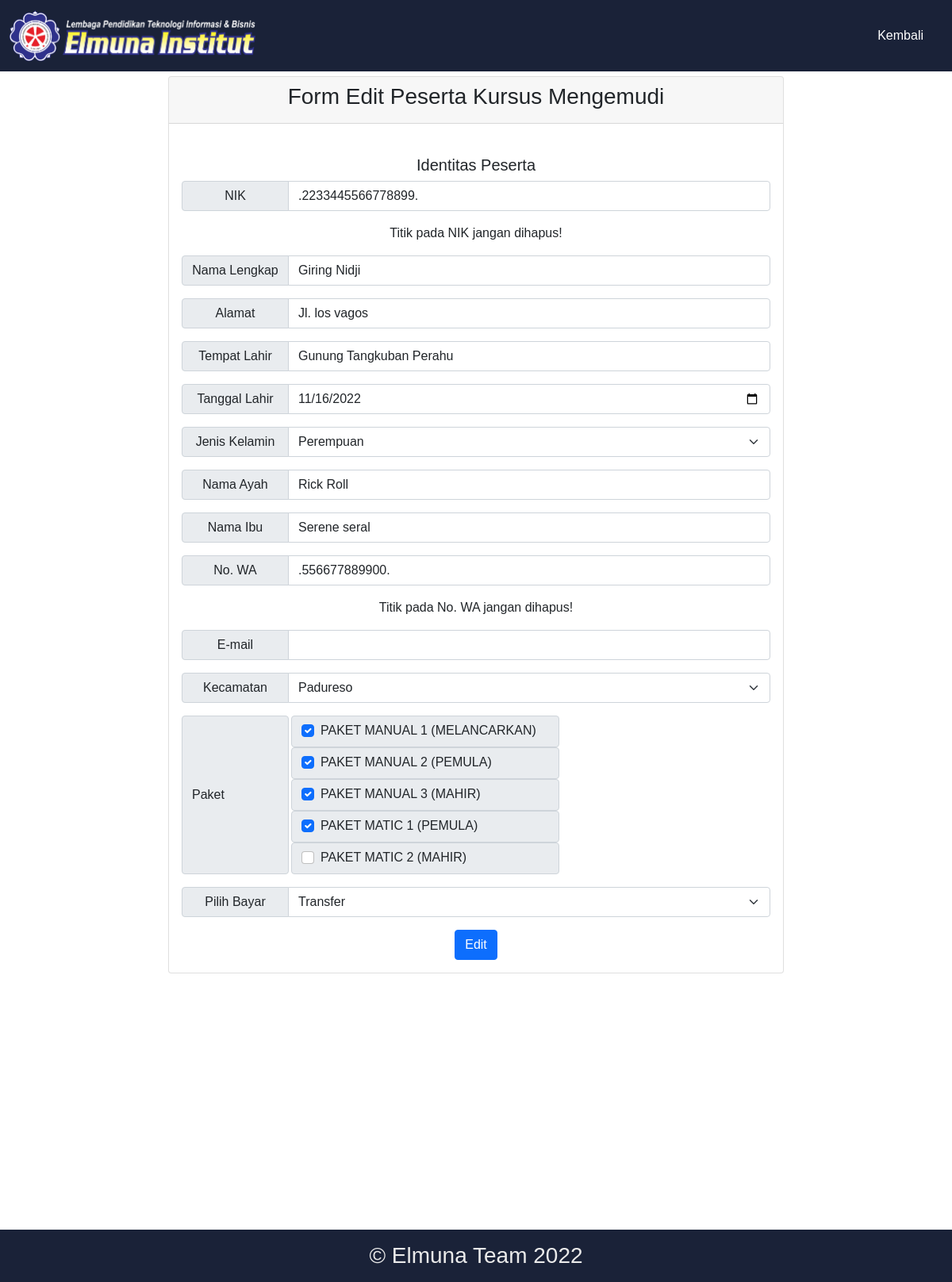
Page /form_edit_mengemudi.php?id=42 on the committed database.
### tables this page shows
CREATE TABLE `daftar_mengemudi` (
  `id` int(11) NOT NULL,
  `nik` varchar(100) NOT NULL,
  `nama` varchar(100) NOT NULL,
  `alamat` varchar(100) NOT NULL,
  `tempat_lahir` varchar(100) NOT NULL,
  `tanggal_lahir` varchar(100) NOT NULL,
  `jk` varchar(100) NOT NULL,
  `nama_ayah` varchar(100) NOT NULL,
  `nama_ibu` varchar(100) NOT NULL,
  `telepon` varchar(100) NOT NULL,
  `email` varchar(100) NOT NULL,
  `kecamatan` varchar(100) NOT NULL,
  `paket` text NOT NULL,
  `pilih_bayar` varchar(100) NOT NULL,
  `tanggal_upload` timestamp NOT NULL DEFAULT current_timestamp() ON UPDATE current_timestamp()
);

### form_edit_mengemudi.php (the view, shortened to what this page needs)
<?php
include 'koneksi.php';
$data_edit = mysqli_query($conn, "SELECT * FROM daftar_mengemudi WHERE id = '" . $_GET['id'] . "'");
$result = mysqli_fetch_array($data_edit);
$datapaket = explode(', ', $result['paket']);
?>
<!DOCTYPE html>
<html lang="en">
<head>
    <link href="https://cdn.jsdelivr.net/npm/bootstrap@5.0.2/dist/css/bootstrap.min.css" rel="stylesheet">
</head>
<body>
    <header>
        <nav class="navbar navbar-expand-md navbar-dark fixed-top" style="background-color: #1A2238;">
            <div class="container-fluid">
                <a class="navbar-brand" href="index.php" style="margin-left: auto; margin-right: auto;">
                    <img src="assets/foto/elmuna.png" alt="" width="310,25px" height="64,25px">
                </a>
                <div class="collapse navbar-collapse" id="navbarSupportedContent">
                    <ul class="navbar-nav ms-auto mb-2 mb-lg-0">
                        <li class="nav-item mx-3">
                            <a class="nav-link active" href="data_peserta_mengemudi">Kembali</a>
                        </li>
                    </ul>
                </div>
            </div>
        </nav>
    </header>
    <br><br><br><br>
    <div class="container">
        <div class="card">
            <div class="card-header">
                <center>
                    <h3>Form Edit Peserta Kursus Mengemudi</h3>
                </center>
            </div>
            <br>
            <div class="card-body">
                <form action="" method="post">
                    <center>
                        <h5>Identitas Peserta</h5>
                    </center>
                    <div class="input-group mb-3">
                        <span class="input-group-text" style="width: 135px; justify-content:center;">
                            <center>NIK</center>
                        </span>
                        <input type="text" class="form-control" name="nik" value="<?php echo $result['nik'] ?>" required>
                    </div>
                    <center>
                        <p>Titik pada NIK jangan dihapus!</p>
                    </center>
                    <div class="input-group mb-3">
                        <span class="input-group-text" style="width: 135px; justify-content:center;">
                            <center>Nama Lengkap</center>
                        </span>
                        <input type="text" class="form-control" name="nama" value="<?php echo $result['nama'] ?>" required>
                    </div>
                    <div class="input-group mb-3">
                        <span class="input-group-text" style="width: 135px; justify-content:center;">
                            <center>Alamat</center>
                        </span>
                        <input type="text" class="form-control" name="alamat" value="<?php echo $result['alamat'] ?>" required>
                    </div>
                    <div class="input-group mb-3">
                        <span class="input-group-text" style="width: 135px; justify-content:center;">
                            <center>Tempat Lahir</center>
                        </span>
                        <input type="text" class="form-control" name="tempat_lahir" value="<?php echo $result['tempat_lahir'] ?>" required>
                    </div>
                    <div class="input-group mb-3">
                        <span class="input-group-text" style="width: 135px; justify-content:center;">
                            <center>Tanggal Lahir</center>
                        </span>
                        <input type="date" class="form-control" name="tanggal_lahir" value="<?php echo $result['tanggal_lahir'] ?>" required>
                    </div>
                    <div class="input-group mb-3">
                        <span class="input-group-text" style="width: 135px; justify-content:center;">
                            <center>Jenis Kelamin</center>
                        </span>
                        <select class="form-select" aria-label="Default select example" name="jk">
                            <option><?php echo $result['jk'] ?></option>
                        </select>
                    </div>
                    <div class="input-group mb-3">
                        <span class="input-group-text" style="width: 135px; justify-content:center;">
                            <center>Nama Ayah</center>
                        </span>
                        <input type="text" class="form-control" name="nama_ayah" value="<?php echo $result['nama_ayah'] ?>" required>
                    </div>
                    <div class="input-group mb-3">
                        <span class="input-group-text" style="width: 135px; justify-content:center;">
                            <center>Nama Ibu</center>
                        </span>
                        <input type="text" class="form-control" name="nama_ibu" value="<?php echo $result['nama_ibu'] ?>" required>
                    </div>
                    <div class="input-group mb-3">
                        <span class="input-group-text" style="width: 135px; justify-content:center;">
                            <center>No. WA</center>
                        </span>
                        <input type="text" class="form-control" name="telepon" value="<?php echo $result['telepon'] ?>" required>
                    </div>
                    <center>
                        <p>Titik pada No. WA jangan dihapus!</p>
                    </center>
                    <div class="input-group mb-3">
                        <span class="input-group-text" style="width: 135px; justify-content:center;">
                            <center>E-mail</center>
                        </span>
                        <input type="email" class="form-control" value="<?php echo $result['email'] ?>" name="email">
                    </div>
                    <div class="input-group mb-3">
                        <span class="input-group-text" style="width: 135px; justify-content:center;">
                            <center>Kecamatan</center>
                        </span>
                        <select class="form-select" aria-label="Default select example" name="kecamatan">
                            <option><?php echo $result['kecamatan'] ?></option>
                        </select>
                    </div>
                    <div class="input-group mb-3">
                        <span><label class="input-group-text" style="width: 135px; height: 200px;">
                                <center>Paket</center>
                            </label>
                        </span>
                        <span>
                            <div class="input-group-text ms-1">
                                <div class="form-check form-check-inline">
                                    <input class="form-check-input" type="checkbox" id="inlineCheckbox1" name="paket[]" value="PAKET MANUAL 1 (MELANCARKAN)" <?php if (in_array("PAKET MANUAL 1 (MELANCARKAN)", $datapaket)) echo "checked"; ?>>
                                    <label class="form-check-label" for="inlineCheckbox1">PAKET MANUAL 1 (MELANCARKAN)</label>
                                </div>
                            </div>
                            <div class="input-group-text ms-1">
                                <div class="form-check form-check-inline">
                                    <input class="form-check-input" type="checkbox" id="inlineCheckbox1" name="paket[]" value="PAKET MANUAL 2 (PEMULA)" <?php if (in_array("PAKET MANUAL 2 (PEMULA)", $datapaket)) echo "checked"; ?>>
                                    <label class="form-check-label" for="inlineCheckbox1">PAKET MANUAL 2 (PEMULA)</label>
                                </div>
                            </div>
                            <div class="input-group-text ms-1">
                                <div class="form-check form-check-inline">
                                    <input class="form-check-input" type="checkbox" id="inlineCheckbox1" name="paket[]" value="PAKET MANUAL 3 (MAHIR)" <?php if (in_array("PAKET MANUAL 3 (MAHIR)", $datapaket)) echo "checked"; ?>>
                                    <label class="form-check-label" for="inlineCheckbox1">PAKET MANUAL 3 (MAHIR)</label>
                                </div>
                            </div>
                            <div class="input-group-text ms-1">
                                <div class="form-check form-check-inline">
                                    <input class="form-check-input" type="checkbox" id="inlineCheckbox1" name="paket[]" value="PAKET MATIC 1 (PEMULA)" <?php if (in_array("PAKET MATIC 1 (PEMULA)", $datapaket)) echo "checked"; ?>>
                                    <label class="form-check-label" for="inlineCheckbox1">PAKET MATIC 1 (PEMULA)</label>
                                </div>
                            </div>
                            <div class="input-group-text ms-1">
                                <div class="form-check form-check-inline">
                                    <input class="form-check-input" type="checkbox" id="inlineCheckbox1" name="paket[]" value="PAKET MATIC 2 (MAHIR)" <?php if (in_array("PAKET MATIC 2 (MAHIR)", $datapaket)) echo "checked"; ?>>
                                    <label class="form-check-label" for="inlineCheckbox1">PAKET MATIC 2 (MAHIR)</label>
                                </div>
                            </div>
                        </span>
                    </div>
                    <div class="input-group mb-3">
                        <span class="input-group-text" style="width: 135px; justify-content:center;">
                            <center>Pilih Bayar</center>
                        </span>
                        <select class="form-select" aria-label="Default select example" name="pilih_bayar">
                            <option><?php echo $result['pilih_bayar'] ?></option>
                        </select>
                    </div>
                    <center><button type="submit" class="btn btn-primary" name="edit">Edit</button></center>
                </form>
            </div>
        </div>
    </div>
    <footer style="text-align: center; background: #1A2238; color: #eaeaea; bottom: 0px; width: 100%; position: fixed;">
        <p>
        <h3>&copy; Elmuna Team 2022</h3>
        </p>
    </footer>
</body>
</html>

### form_edit_mengemudi.php (style rules this page uses)
*, html, body { margin: 0; padding: 0; box-sizing: border-box; font-family: Arial, Helvetica, sans-serif; scroll-behavior: smooth; }
.container { max-width: 800px; height: 190vh; }

### rows in the picture
daftar_mengemudi: nik ".2233445566778899.", nama "Giring Nidji", alamat "Jl. los vagos", tempat_lahir "Gunung Tangkuban Perahu", tanggal_lahir "11/16/2022", jk "Perempuan", nama_ayah "Rick Roll", nama_ibu "Serene seral", telepon ".556677889900.", kecamatan "Padureso", paket "☑", pilih_bayar "Transfer"
